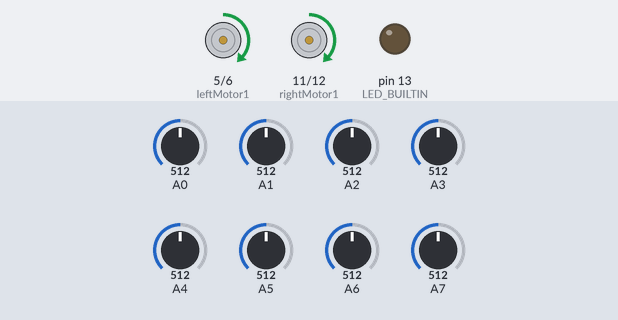
A sketch run on a simulated Arduino Nano, built with avr-gcc and run on an emulated ATmega328P. On the bench: motor-driver pin pairs drawn as motors (green arrow = first pin HIGH = forward, orange = second pin HIGH = backward, longer = more drive, scaled by the enable pin), output pins drawn as LEDs (lit = HIGH). Inputs (shaded band) come from the test bench; at power-on: A0 = 512, A6 = 512, A1 = 512, A5 = 512, A3 = 512, A2 = 512, A4 = 512, A7 = 512.

Above: at 16.7 s.
16.8 s: A0 set to 716
At 17.4 s:
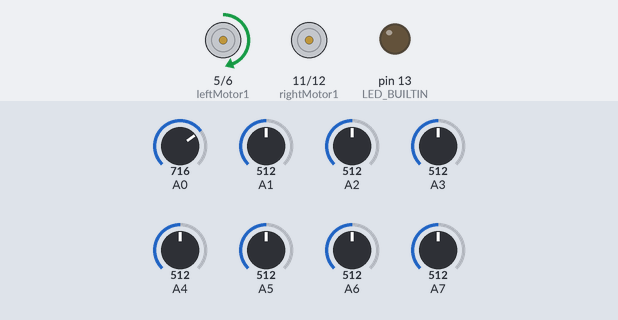
19.8 s: A6 set to 716
At 20.25 s:
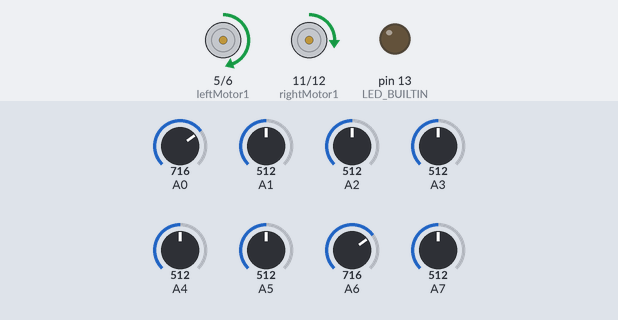
22.0 s: A1 set to 105
25.0 s: A5 set to 105
At 25.9 s:
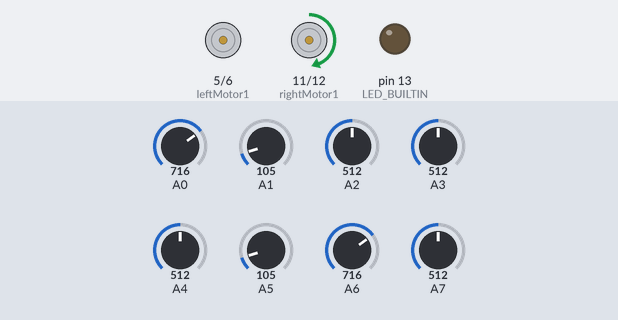
27.0 s: A3 set to 716
At 28.4 s:
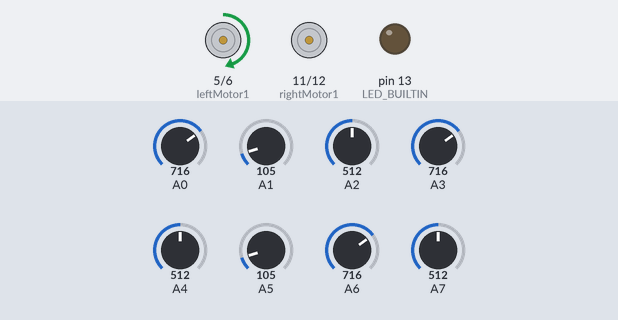
29.2 s: A2 set to 513
Timing chart, 0 to 33.2 s (numbered marks = the images above; inputs shaded):
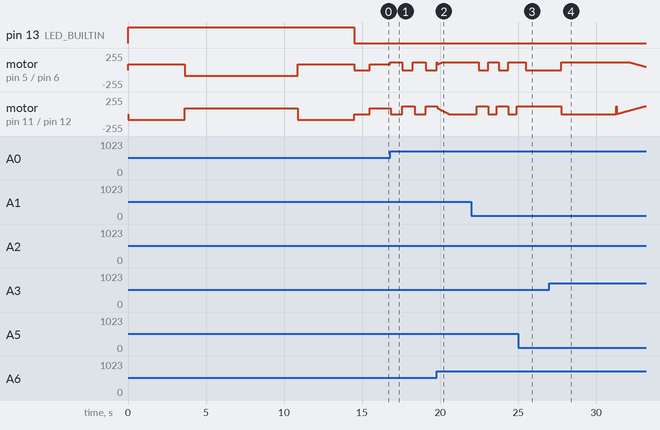

The sketch:

PID_Line_Following_Robot.ino
```cpp
#include <QTRSensors.h>

#define Kp 0.4 // Kendi deneyimlerinizle bulmanız gerekli küçük bir değer ile başlayıp, büyütebilirsiniz en kararlı Kp değerini bulana kadar.. 0.4
#define Ki 0.01 // Küçük bir değer ile başlayın ve deneyerek en uygun değeri bulun
#define Kd 2 // Bunu da küçük bir değerden başlatın ve deneyimleyerek büyütün. ( Not: Kp < Kd) 2.0
#define rightMaxSpeed 114
#define leftMaxSpeed 115
#define rightBaseSpeed 85 // robot için kp ve kd değerlerini tutturduysanız şayet motorların dönmesi gereken hız budur
#define leftBaseSpeed 86 // yukarıdaki değer ile aynıdır

#define rightMotor1 11
#define rightMotor2 12
#define rightMotorPWM 9
#define leftMotor1 5
#define leftMotor2 6
#define leftMotorPWM 3

QTRSensors qtr;

const uint8_t SensorCount = 8;
unsigned int sensorValues[SensorCount];

int lastError = 0;
int integral = 0;

void turn_left();
void turn_right();
void wait();

void setup() {
  // configure the sensors
  qtr.setTypeAnalog();
  qtr.setSensorPins((const uint8_t[]){A0, A1, A2, A3, A4, A5, A6, A7}, SensorCount);

  pinMode(rightMotor1, OUTPUT);
  pinMode(rightMotor2, OUTPUT);
  pinMode(rightMotorPWM, OUTPUT);
  pinMode(leftMotor1, OUTPUT);
  pinMode(leftMotor2, OUTPUT);
  pinMode(leftMotorPWM, OUTPUT);

  pinMode(LED_BUILTIN, OUTPUT);
  digitalWrite(LED_BUILTIN, HIGH); // turn on Arduino's LED to indicate we are in calibration mode

  for (int i = 0; i < 100; i++) { // tercihe bağlı alandır ya robotunuzu hatta yürüterek kalibre edin veya bunu otomatik yapın.
    //otomatik kalibrasyon için burasının yorumunu kaldırın
    if (i < 25 || i >= 75) { // sensörleri, karşılaşılabilecek en aydınlık ve en karanlık okumalara maruz bırakmak için sola ve sağa çevirin.
      turn_right();
    } else {
      turn_left();
    }
    qtr.calibrate();
    delay(20);
  }
  wait(); //motorları durdur
  digitalWrite(LED_BUILTIN, LOW); // turn off Arduino's LED to indicate we are through with calibration

  Serial.begin(9600); // Serial iletişimi başlat
  delay(1000); // Ana döngüye girmeden önce botu konumlandırmak için 1 saniye bekleyin
}

void loop() {
  // read calibrated sensor values and obtain a measure of the line position
  // from 0 to 7000 (for a white line, use readLineWhite() instead)
  unsigned int position = qtr.readLineBlack(sensorValues);

  int error = position - 3500;
  integral += error;
  int motorSpeed = Kp * error + Ki * integral + Kd * (error - lastError);
  lastError = error;
  int rightMotorSpeed = rightBaseSpeed + motorSpeed;
  int leftMotorSpeed = leftBaseSpeed - motorSpeed;
  if (rightMotorSpeed > rightMaxSpeed ) rightMotorSpeed = rightMaxSpeed;
  if (leftMotorSpeed > leftMaxSpeed ) leftMotorSpeed = leftMaxSpeed;
  if (rightMotorSpeed < 0) rightMotorSpeed = 0;
  if (leftMotorSpeed < 0) leftMotorSpeed = 0;

  digitalWrite(rightMotor1, HIGH);
  digitalWrite(rightMotor2, LOW);
  analogWrite(rightMotorPWM, rightMotorSpeed);

  digitalWrite(leftMotor1, HIGH);
  digitalWrite(leftMotor2, LOW);
  analogWrite(leftMotorPWM, leftMotorSpeed);
}

void wait() {
  digitalWrite(rightMotor1, LOW);
  digitalWrite(rightMotor2, LOW);
  analogWrite(rightMotorPWM, 0);

  digitalWrite(leftMotor1, LOW);
  digitalWrite(leftMotor2, LOW);
  analogWrite(leftMotorPWM, 0);
}

void turn_left() {
  digitalWrite(rightMotor1, HIGH);
  digitalWrite(rightMotor2, LOW);
  analogWrite(rightMotorPWM, rightBaseSpeed);

  digitalWrite(leftMotor1, LOW);
  digitalWrite(leftMotor2, HIGH);
  analogWrite(leftMotorPWM, leftBaseSpeed);

  delay(100); // Küçük bir gecikme ekleyerek dönüşün tamamlanmasını sağlayın
}

void turn_right() {
  digitalWrite(rightMotor1, LOW);
  digitalWrite(rightMotor2, HIGH);
  analogWrite(rightMotorPWM, rightBaseSpeed);

  digitalWrite(leftMotor1, HIGH);
  digitalWrite(leftMotor2, LOW);
  analogWrite(leftMotorPWM, leftBaseSpeed);

  delay(100); // Küçük bir gecikme ekleyerek dönüşün tamamlanmasını sağlayın
}
```

Measured:
- after the input at 16.8 s, motor on pin 5 (leftMotor1) / pin 6 (leftMotor2): alternates forward 115/255 for 0.81 s and stopped for 0.68 s, starting at once; motor on pin 11 (rightMotor1) / pin 12 (rightMotor2): alternates forward 114/255 for 0.81 s and stopped for 0.72 s, starting at once
- after the input at 25.0 s, motor on pin 11 (rightMotor1) / pin 12 (rightMotor2): stays forward 114/255 (without the input it goes to stopped after 0.65 s)
- after the input at 27.0 s, motor on pin 5 (leftMotor1) / pin 6 (leftMotor2): stopped → forward 115/255 after 0.76 s instead of 0.36 s
